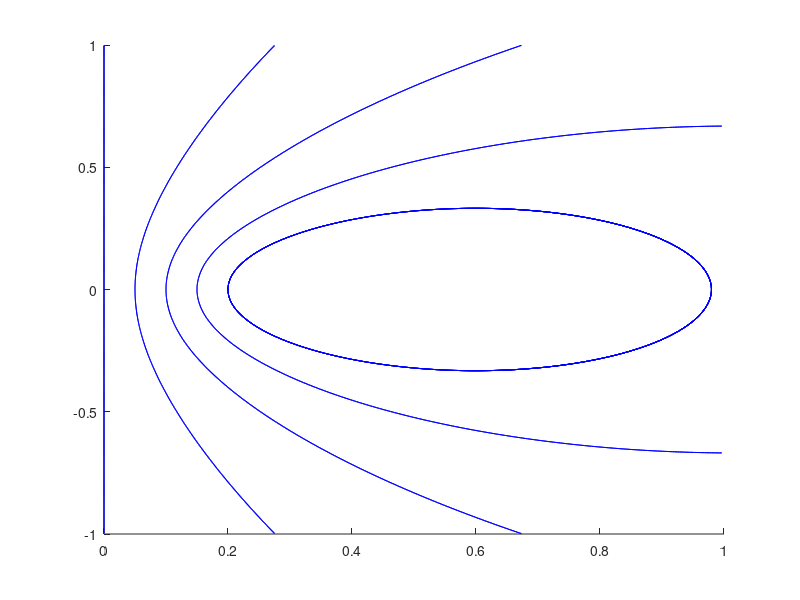

This chart was generated by the following MATLAB code: (Note: this script raises an error after producing the figure.)
clear all

a=0.35;%圆环半径
the=0:pi/20:2*pi;
y=-1:0.04:1;
z=-1:0.04:1;
[Y,Z,T]=meshgrid(y,z,the);%三维网格数据

r=sqrt((a*cos(T)).^2+(Y-a*sin(T)).^2+Z.*Z);
r3=r.^3;

dby=a*Z.*sin(T)./r3;
by=pi/40*trapz(dby,3);%磁场y分量

dbz=a*(a-Y.*sin(T))./r3;
bz=pi/40*trapz(dbz,3);%磁场z分量

figure(1)%第一个图
[bSY,bSZ]=meshgrid([0:0.05:0.2],0);%二维网格
h1=streamline(Y(:,:,1),Z(:,:,1),by,bz,bSY,bSZ,[0.1,1000]);%第一象限图

h2=copyobj(h1,gca);
rotate(h2,[1,0,0],180,[0,0,0]);%绕X轴转得到第一，第四象限

h3=copyobj(allchild(gca),gca);
rotate(h3,[0,1,0],180,[0,0,0]);%绕Y轴转到第二，第三象限
title('二维图','fontsize',12);%加标题并控制字号

axis equal;
grid on;

xlabel('X');
ylabel('Y');

%再画三维图
for kk=1:4
    [bSY,bSZ]=meshgrid(0.2+kk*0.02,0);
    streamline(Y(:,:,1),Z(:,:,1),by,bz,bSY,bSZ,[0.02/(kk+1),4500]);
    streamline(-Y(:,:,1),Z(:,:,1),-by,bz,-bSY,bSZ,[0.02/(kk+1),4500]);
end

[X,Y,Z]=meshgrid(-1:0.04:1);
r2=X.*X+Y.*Y+Z.*Z;

for k=1:81
    phi=pi/40*(k-1);
    costh=cos(phi);
    sinth=sin(phi);
    R3=(r2+a^2-2*a*(X*costh+Y*sinth)).^(3/2);
    Bx0(:,:,:,k)=a*Z*costh./R3;
    By0(:,:,:,k)=a*Z*sinth./R3;
    Bz0(:,:,:,k)=a*(a-X*costh-Y*sinth)./R3;
end

Bx=pi/40*trapz(Bx0,4);
By=pi/40*trapz(By0,4);
Bz=pi/40*trapz(Bz0,4);

figure(2)%第二张图
v=[-0.2,-0.1,0,0.1,0.2];
[Vx,Vy,Vz]=meshgrid(v,v,0);%三维网格
plot3(Vx(:),Vy(:),Vz(:),'o','color',[0,1,1])%磁场穿过天青色小圈
streamline(X,Y,Z,Bx,By,Bz,Vx,Vy,Vz,[0.01,2000]);%磁感线
hold on;
axis([-1,1,-1,1,-1,1]);
grid on;%加网格
xlabel('X');
ylabel('Y');
zlabel('Z');
title('三维图','fontsize',12);%加标题并控制字号

t=0:pi/200:2*pi;
plot(a*exp(i*t),'k-');%画出黑色圆环

h4=copyobj(allchild(gca),gca);
rotate(h4,[1,0,0],180,[0,0,0]);%绕X轴转得到下半部分图
